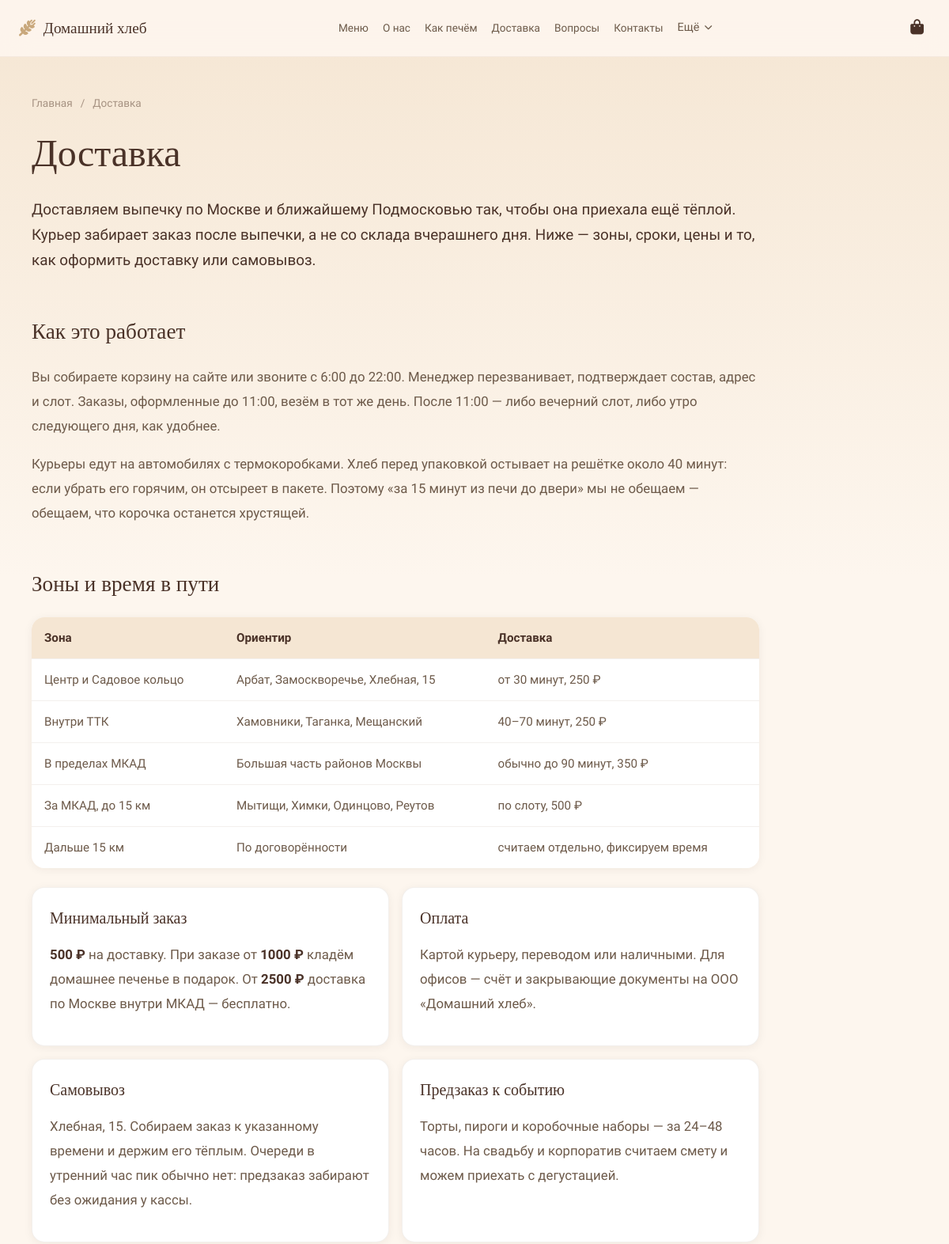
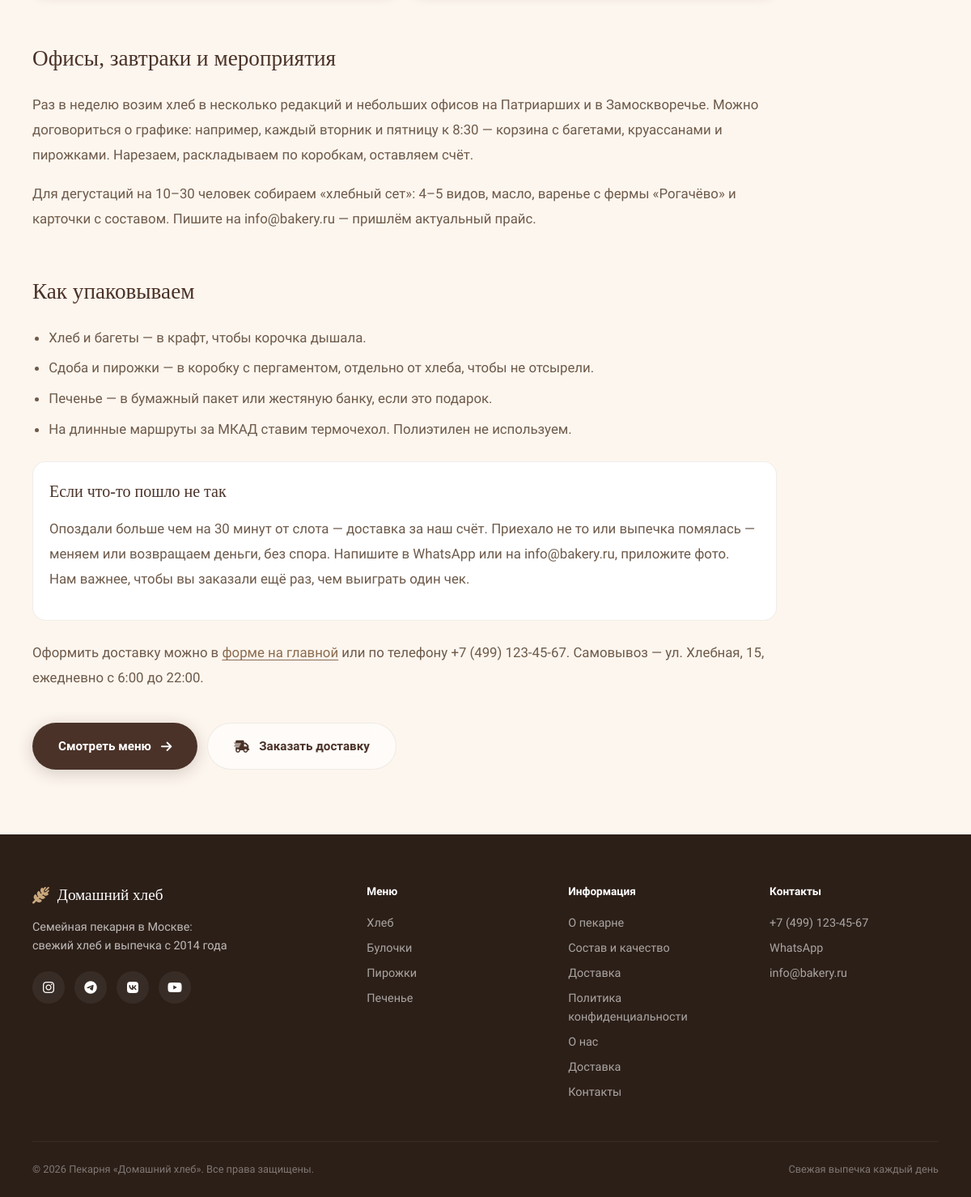
/page.php?slug=delivery, run on the app's committed database (2 pictures, top to bottom).
### tables this page shows
CREATE TABLE `settings` (
  `id` int(11) NOT NULL AUTO_INCREMENT,
  `setting_key` varchar(100) NOT NULL,
  `setting_value` text DEFAULT NULL,
  `setting_group` varchar(50) DEFAULT 'general',
  `created_at` timestamp NOT NULL DEFAULT current_timestamp(),
  `updated_at` timestamp NOT NULL DEFAULT current_timestamp() ON UPDATE current_timestamp(),
  PRIMARY KEY (`id`),
  UNIQUE KEY `setting_key` (`setting_key`)
);

CREATE TABLE `pages` (
  `id` int(11) NOT NULL AUTO_INCREMENT,
  `title` varchar(200) NOT NULL,
  `slug` varchar(200) NOT NULL,
  `content` longtext DEFAULT NULL,
  `meta_title` varchar(200) DEFAULT NULL,
  `meta_description` varchar(300) DEFAULT NULL,
  `is_visible` tinyint(1) DEFAULT 1,
  `sort_order` int(11) DEFAULT 0,
  `created_at` timestamp NOT NULL DEFAULT current_timestamp(),
  `updated_at` timestamp NOT NULL DEFAULT current_timestamp() ON UPDATE current_timestamp(),
  PRIMARY KEY (`id`),
  UNIQUE KEY `slug` (`slug`)
);

CREATE TABLE `categories` (
  `id` int(11) NOT NULL AUTO_INCREMENT,
  `name` varchar(100) NOT NULL,
  `slug` varchar(100) NOT NULL,
  `description` text DEFAULT NULL,
  `icon` varchar(50) DEFAULT NULL,
  `parent_id` int(11) DEFAULT NULL,
  `sort_order` int(11) DEFAULT 0,
  `is_active` tinyint(1) DEFAULT 1,
  `created_at` timestamp NOT NULL DEFAULT current_timestamp(),
  PRIMARY KEY (`id`),
  UNIQUE KEY `slug` (`slug`),
  KEY `parent_id` (`parent_id`),
  CONSTRAINT `categories_ibfk_1` FOREIGN KEY (`parent_id`) REFERENCES `categories` (`id`) ON DELETE CASCADE
);

### admin/functions.php (called while the page is built, shortened)
<?php
require_once 'config.php';
function getSetting($key) {
    global $pdo;
    $stmt = $pdo->prepare("SELECT setting_value FROM settings WHERE setting_key = ?");
    $stmt->execute([$key]);
    $result = $stmt->fetch();
    return $result ? $result['setting_value'] : null;
}
function getCategories($parentId = null) {
    global $pdo;
    $sql = "SELECT * FROM categories WHERE is_active = 1";
    if ($parentId !== null) {
        $sql .= " AND parent_id " . ($parentId === 0 ? "IS NULL" : "= ?");
    }
    $sql .= " ORDER BY sort_order ASC";
    $stmt = $pdo->prepare($sql);
    if ($parentId !== null && $parentId !== 0) {
        $stmt->execute([$parentId]);
    } else {
        $stmt->execute();
    }
    return $stmt->fetchAll();
}
function getPage($slug) {
    global $pdo;
    $stmt = $pdo->prepare("SELECT * FROM pages WHERE slug = ? AND is_visible = 1");
    $stmt->execute([$slug]);
    return $stmt->fetch();
}

### page.php (the view, shortened to what this page needs)
<?php
require_once 'admin/config.php';
require_once 'admin/functions.php';
$slug = $_GET['slug'] ?? '';
$page = getPage($slug);
$siteName = getSetting('site_name') ?? 'Домашний хлеб';
$sitePhone = getSetting('site_phone') ?? '+7 (499) 123-45-67';
$siteEmail = getSetting('site_email') ?? 'info@bakery.ru';
$whatsapp = getSetting('whatsapp') ?? '+7 (999) 123-45-67';
$telegram = getSetting('telegram') ?? '@bakery_bot';
$instagram = getSetting('instagram') ?? '#';
$vk = getSetting('vk') ?? '#';
$youtube = getSetting('youtube') ?? '#';
$pages = $pdo->query("SELECT * FROM pages WHERE is_visible = 1 ORDER BY sort_order ASC")->fetchAll();
$categories = getCategories(0);
$phoneTel = preg_replace('/[^0-9+]/', '', $sitePhone);
?>
<!DOCTYPE html>
<html lang="ru">
<head>
    <link rel="stylesheet" href="css/styles.css">
    <link rel="stylesheet" href="https://cdnjs.cloudflare.com/ajax/libs/font-awesome/6.5.0/css/all.min.css">
</head>
<body>
    <div class="scroll-steam-layer" id="scrollSteamLayer" aria-hidden="true"></div>
    <div class="crumb-layer" id="crumbLayer" aria-hidden="true"></div>
    <nav class="nav" id="nav">
        <div class="nav-container">
            <a href="index.php" class="nav-logo">
                <i class="fas fa-wheat-awn"></i>
                <span><?= htmlspecialchars($siteName) ?></span>
            </a>
            <div class="nav-links" id="navLinks">
                <a href="index.php#menu" class="nav-link">Меню</a>
                <a href="index.php#about" class="nav-link">О нас</a>
                <a href="index.php#process" class="nav-link">Как печём</a>
                <a href="index.php#delivery-info" class="nav-link">Доставка</a>
                <a href="index.php#faq" class="nav-link">Вопросы</a>
                <a href="index.php#contacts" class="nav-link">Контакты</a>
                <?php if (count($pages) > 0): ?>
                    <div class="nav-dropdown">
                        <button type="button" class="nav-link nav-dropdown-btn" aria-expanded="false">
                            Ещё <i class="fas fa-chevron-down"></i>
                        </button>
                    </div>
                <?php endif; ?>
            </div>
            <div class="nav-actions">
                <a href="index.php#order" class="nav-cart" title="К заказу">
                    <i class="fas fa-bag-shopping"></i>
                </a>
            </div>
        </div>
    </nav>
    <section class="static-page">
        <div class="container">
            <nav class="breadcrumbs" aria-label="Хлебные крошки">
                <a href="index.php">Главная</a>
                <span>/</span>
                <span><?= htmlspecialchars($page['title']) ?></span>
            </nav>
            <h1 class="static-page-title"><?= htmlspecialchars($page['title']) ?></h1>
            <div class="static-page-content">
                <?php if (trim(strip_tags((string)$page['content'])) !== ''): ?>
                    <?= $page['content'] ?>
                <?php endif; ?>
            </div>
            <div class="static-page-cta">
                <a href="index.php#menu" class="btn btn-primary">
                    <span>Смотреть меню</span>
                    <i class="fas fa-arrow-right"></i>
                </a>
                <a href="index.php#order" class="btn btn-ghost">
                    <i class="fas fa-truck-fast"></i>
                    <span>Заказать доставку</span>
                </a>
            </div>
        </div>
    </section>
    <footer class="footer">
        <div class="container">
            <div class="footer-content">
                <div class="footer-brand">
                    <a href="index.php" class="footer-logo">
                        <i class="fas fa-wheat-awn"></i>
                        <span><?= htmlspecialchars($siteName) ?></span>
                    </a>
                    <p class="footer-description">
                        Семейная пекарня в Москве:<br>
                        свежий хлеб и выпечка с 2014 года
                    </p>
                    <div class="footer-socials">
                        <a href="<?= htmlspecialchars($instagram) ?>" class="footer-social"><i class="fab fa-instagram"></i></a>
                        <a href="<?= htmlspecialchars($telegram) ?>" class="footer-social"><i class="fab fa-telegram"></i></a>
                        <a href="<?= htmlspecialchars($vk) ?>" class="footer-social"><i class="fab fa-vk"></i></a>
                        <a href="<?= htmlspecialchars($youtube) ?>" class="footer-social"><i class="fab fa-youtube"></i></a>
                    </div>
                </div>
                <div class="footer-links">
                    <div class="footer-links-column">
                        <h4>Меню</h4>
                        <?php if (count($categories) > 0): ?>
                            <?php foreach ($categories as $category): ?>
                                <a href="index.php#menu"><?= htmlspecialchars($category['name']) ?></a>
                            <?php endforeach; ?>
                        <?php endif; ?>
                    </div>
                    <div class="footer-links-column">
                        <h4>Информация</h4>
                        <?php foreach ($pages as $navPage): ?>
                            <a href="page.php?slug=<?= htmlspecialchars($navPage['slug']) ?>"><?= htmlspecialchars($navPage['title']) ?></a>
                        <?php endforeach; ?>
                        <a href="index.php#about">О нас</a>
                        <a href="index.php#order">Доставка</a>
                        <a href="index.php#contacts">Контакты</a>
                    </div>
                    <div class="footer-links-column">
                        <h4>Контакты</h4>
                        <a href="tel:<?= htmlspecialchars($phoneTel) ?>"><?= htmlspecialchars($sitePhone) ?></a>
                        <a href="https://wa.me/<?= preg_replace('/[^0-9]/', '', $whatsapp) ?>">WhatsApp</a>
                        <a href="mailto:<?= htmlspecialchars($siteEmail) ?>"><?= htmlspecialchars($siteEmail) ?></a>
                    </div>
                </div>
            </div>
            <div class="footer-bottom">
                <span>© <?= date('Y') ?> Пекарня «<?= htmlspecialchars($siteName) ?>». Все права защищены.</span>
                <span>Свежая выпечка каждый день</span>
            </div>
        </div>
    </footer>
</body>
</html>

### data on the page
settings: setting_value "Домашний хлеб"
pages: title "Доставка", content "Доставляем выпечку по Москве и ближайшему Подмосковью так, чтобы она приехала ещё тёплой. Курьер забирает заказ после выпечки, а не со склада вчерашнего дня. Ниже — зоны, сроки, цены и то, как оформить доставку или самовывоз. Как это работает Вы собираете корзину на сайте или звоните с 6:00 до 22:00. Менеджер перезванивает, подтверждает состав, адрес и слот. Заказы, оформленные до 11:00, везём в тот же день. После 11:00 — либо вечерний слот, либо утро следующего дня, как удобнее. Курьеры едут на автомобилях с термокоробками. Хлеб перед упаковкой остывает на решётке около 40 минут: если убрать его горячим, он отсыреет в пакете. Поэтому «за 15 минут из печи до двери» мы не обещаем — обещаем,…"
categories: name "Хлеб"
categories: name "Булочки"
categories: name "Пирожки"
categories: name "Печенье"
pages: title "О пекарне"
pages: title "Состав и качество"
pages: title "Политика конфиденциальности"
settings: setting_value "+7 (499) 123-45-67"
settings: setting_value "info@bakery.ru"
